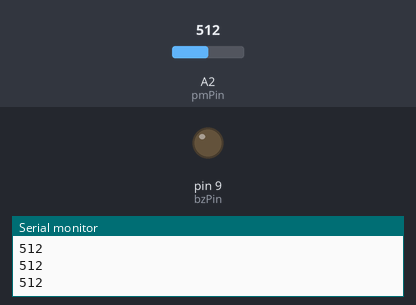
Bench run of a sketch on a simulated Arduino Uno, built with avr-gcc and run on an emulated ATmega328P. Parts: output pins drawn as LEDs (lit = HIGH), the last lines printed to the serial monitor. Dashed ring = blinking. Inputs (shaded band) come from the test bench; at power-on: A2 (pmPin) = 512.

Above: at 1.3 s.
1.4 s: A2 (pmPin) set to 982
3.2 s: A2 (pmPin) set to 1008
At 4.4 s:
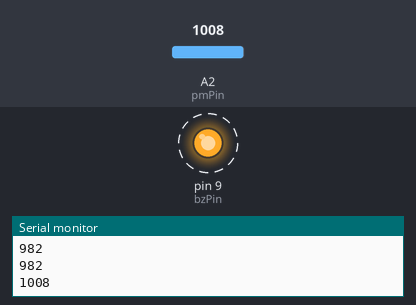
6.2 s: A2 (pmPin) set to 990
At 7.3 s:
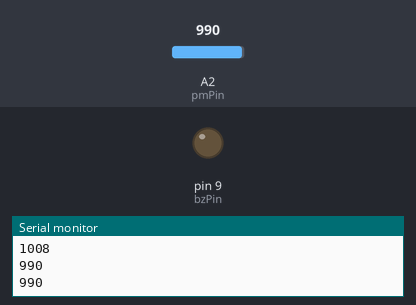
8.0 s: A2 (pmPin) set to 1010
At 8.8 s:
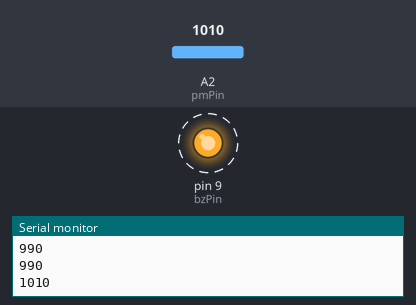
Timing chart, 0 to 12.0 s (numbered marks = the images above; inputs shaded):
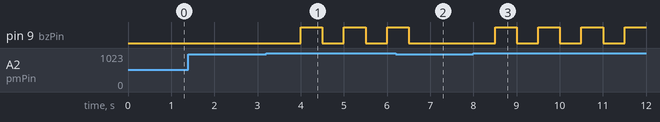

The sketch:

Buzzers.ino
```cpp
int bzPin = 9;
int pmPin = A2;
int readVal;
int deltime2 = 500;
void setup() {
  // put your setup code here, to run once:
  pinMode(bzPin, OUTPUT);
  pinMode(pmPin,INPUT);
  Serial.begin(9600);
}

void loop() {
  // put your main code here, to run repeatedly:
  readVal = analogRead(pmPin);
  Serial.println(readVal);
  delay(deltime2);
  if (readVal > 1000){
    analogWrite(bzPin,255);
    delay(deltime2);
    analogWrite(bzPin,0);
  }
}
```

Measured:
- the behaviour switches between 1000 and 1001 on A2 (pmPin) (found by bisection; images 0 and 1)
- after the input at 3.2 s, pin 9 (bzPin): alternates HIGH for 0.50 s and LOW for 0.50 s, starting after 0.80 s
- after the input at 6.2 s, pin 9 (bzPin): goes on until 6.5 s, then stays LOW
- after the input at 8.0 s, pin 9 (bzPin): alternates HIGH for 0.50 s and LOW for 0.50 s, starting after 0.50 s
